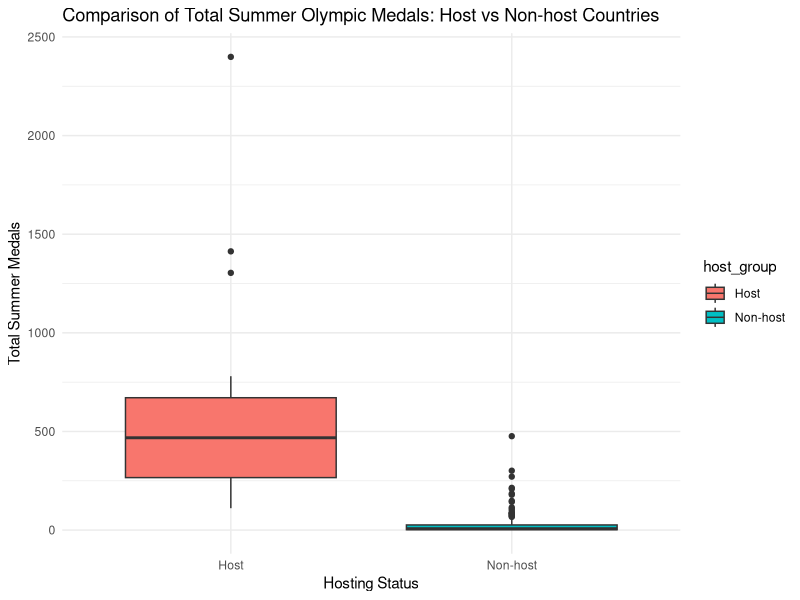
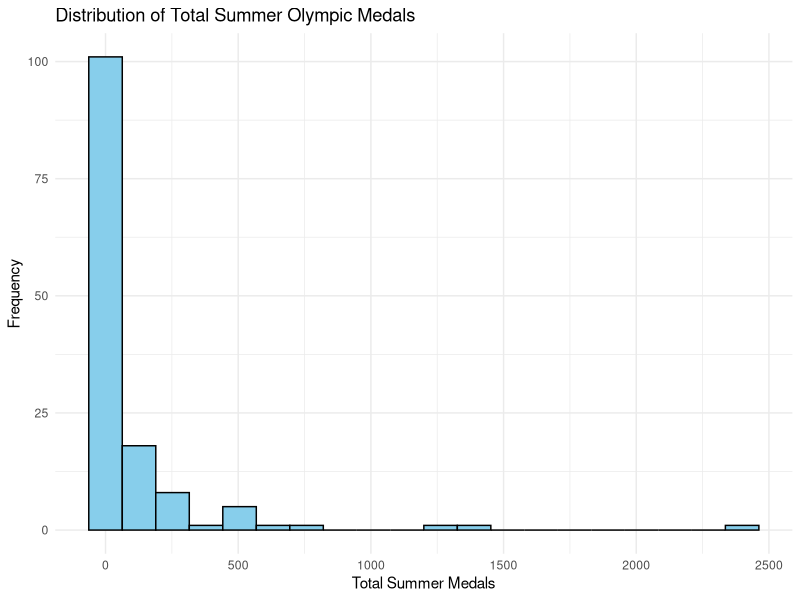

These charts were generated, in order, by the following R code:
library(ggplot2)
library(dplyr)

dataset <- read.csv("Summer Olympics medal count, participation, hosting - Sheet2.csv")

dataset$host_group <- ifelse(dataset$no_hosted > 0, "Host", "Non-host")
dataset$host_group <- factor(dataset$host_group)

summary(dataset)

ggplot(dataset, aes(x = host_group, y = total_summer, fill = host_group)) +
  geom_boxplot() +
  labs(
    title = "Comparison of Total Summer Olympic Medals: Host vs Non-host Countries",
    x = "Hosting Status",
    y = "Total Summer Medals"
  ) +
  theme_minimal()

ggplot(dataset, aes(x = total_summer)) +
  geom_histogram(bins = 20, fill = "skyblue", color = "black") +
  labs(
    title = "Distribution of Total Summer Olympic Medals",
    x = "Total Summer Medals",
    y = "Frequency"
  ) +
  theme_minimal()

table(dataset$host_group)

t_test_result <- t.test(total_summer ~ host_group, data = dataset)

t_test_result


dataset %>% 
  group_by(host_group) %>% 
  summarise(
    mean_medals = mean(total_summer, na.rm = TRUE),
    sd_medals = sd(total_summer, na.rm = TRUE),
    count = n()
  )

